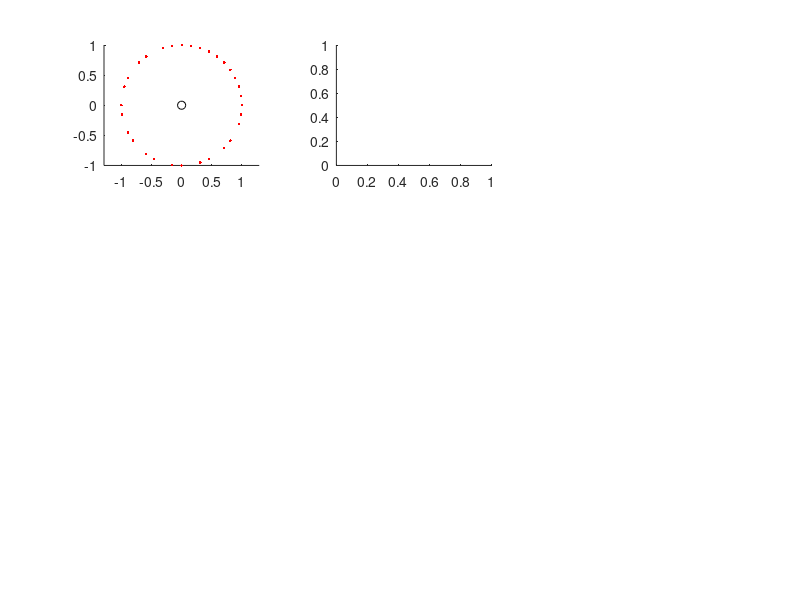

Reproduce this figure in MATLAB. (Note: this script raises an error after producing the figure.)
% phase plane
%%
fid =1;vid =2;
vvs = 10.^(-[0:2]);
mid = 2;
vv = vvs(mid);
for fid = 1:3
    switch fid
        case 1
            step = 0.1;
            x= (0:step:3);
            x2= x-vv;
            signal1 = exp(1i*x*pi*1.5);
            signal2 = exp(1i*x2*pi*1.5);
        case 2
            x= (0:step:99);
            x2= x-vv;
            ff = [0.5 1]';
            signal1 = sum(exp(1i*bsxfun(@times,x,ff)),1);
            signal2 = sum(exp(1i*bsxfun(@times,x2,ff)),1);
        case 3
            step = 1;
            noise = randn(200,1);
            kx =0:step:50;
            kernel1 = exp(-(kx-25).^2/(2*3.^2)).*cos(2*pi*0.1*kx);
            kernel2 = exp(-(kx-vv-25).^2/(2*3.^2)).*cos(2*pi*0.1*(kx-0.1));
            signal1 = hilbert(conv(noise, kernel1));
            signal2 = hilbert(conv(noise, kernel2));
            x = 1:numel(signal1);
    end
    
    
    ran =1:numel(signal1);
    
    tt=angle(signal1(ran));
    rr=abs(signal1(ran));
    bid = find(abs(gradient(unwrap(tt)))>1);
    % phase plane
    subplot(3,3,fid*3-2),cla,hold on
    plot(rr(bid).*cos(tt(bid)),rr(bid).*sin(tt(bid)),'bx')
    plot(real(signal1(ran)),imag(signal1(ran)),'r.')
    plot(0,0,'ko'),axis tight,axis equal
    % Ix-It
    It = real(signal2)-real(signal1);
    Ix = gradient(real(signal1));% (cos(vv)-1)*real(signal1)
    subplot(3,3,fid*3-1),cla,hold on
    set(gca,'FontSize',fontsz)
    plot(Ix,It,'b.')
    p=robustfit(Ix,It);
    p2=polyfit(Ix,It,1);
    plot(Ix,Ix*p(2)+p(1),'r-')
    xlabel('I_x')
    ylabel('I_t')
    title(sprintf('                 L2: %.2f%%; Robust: %.2f%%',100*abs((p2(1)*step+vv)/vv),100*abs((p(2)*step+vv)/vv)))
    
    
    % phix-phit
    
    phit = mod(pi+angle(signal2)-angle(signal1),2*pi)-pi;
    phix = gradient(unwrap(angle(signal1)));
    phit = [reshape(phit,1,[]) 0];
    phix = [reshape(phix,1,[]) 0];
    
    subplot(3,3,fid*3),cla,hold on
    set(gca,'FontSize',fontsz)
    plot(phix,phit,'b.')
    p2 = polyfit(phit,phix,1);
    p = robustfit(phix,phit);
    plot(phix,phix*p(2)+p(1),'r-')
    xlabel('\phi_x')
    ylabel('\phi_t')
    title(sprintf('                 L2: %.2f%%; Robust: %.2f%%',100*abs((p2(1)*step+vv)/vv),100*abs((p(2)*step+vv)/vv)))
    
    % theoretical:
    syms x
    simplify(cos(x)^2+sin(x)^2+1)
    simplify(atan2(sin(x)+sin(2*x),cos(x)+cos(2*x)))
    %{
        clf
        subplot(211),plot(unwrap(angle(signal1)))
        subplot(212),plot(unwrap(angle(signal2)))
    %}
    
end